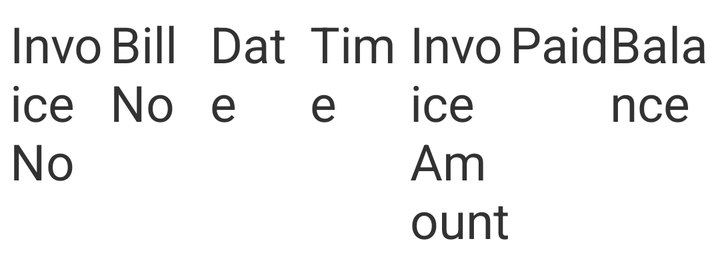
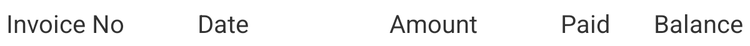

An Android layout and its configuration variant, each rendered on a device that would load it. The default file and the variant file are quoted in full after the pictures.
<!-- AndroidManifest.xml: application theme android:Theme.Light -->
<!-- res/layout/pending_details_item.xml -->
<?xml version="1.0" encoding="utf-8"?>
<LinearLayout xmlns:android="http://schemas.android.com/apk/res/android"
              android:orientation="vertical"
              android:layout_width="match_parent"
              android:layout_height="wrap_content">
    <LinearLayout
            android:orientation="horizontal"
            android:layout_width="match_parent"
            android:layout_weight="1"
            android:weightSum="7" android:padding="5dp"
            android:layout_height="0dp">
        <TextView
                android:layout_width="0dp"
                android:layout_weight="1"
                android:layout_height="wrap_content"
                android:text="Invoice No"
                android:textSize="25dp"/>
        <TextView
                android:layout_width="0dp"
                android:layout_weight="1"
                android:layout_height="wrap_content"
                android:text="Bill No"
                android:textSize="25dp"/>
        <TextView
                android:layout_width="0dp"
                android:layout_weight="1"
                android:layout_height="wrap_content"
                android:text="Date"
                android:textSize="25dp"/>
        <TextView
                android:layout_width="0dp"
                android:layout_weight="1"
                android:layout_height="wrap_content"
                android:text="Time"
                android:textSize="25dp"/>
        <TextView
                android:layout_width="0dp"
                android:layout_weight="1"
                android:layout_height="wrap_content"
                android:text="Invoice Amount"
                android:textSize="25dp"/>
        <TextView
                android:layout_width="0dp"
                android:layout_weight="1"
                android:layout_height="wrap_content"
                android:text="Paid"
                android:textSize="25dp"/>
        <TextView
                android:layout_width="0dp"
                android:layout_weight="1"
                android:layout_height="wrap_content"
                android:text="Balance"
                android:textSize="25dp"/>
    </LinearLayout>
</LinearLayout>
<!-- resources referenced by this layout -->
<resources>

</resources>
<!-- res/layout-large/pending_details_item.xml (the repository's variant of the layout above) -->
<!-- drawn on a 7-inch tablet held upright -->
<?xml version="1.0" encoding="utf-8"?>
<LinearLayout xmlns:android="http://schemas.android.com/apk/res/android"
              android:orientation="vertical"
              android:layout_width="match_parent"
              android:layout_height="wrap_content">
    <LinearLayout
            android:orientation="horizontal"
            android:layout_width="match_parent"
            android:layout_weight="1"
            android:weightSum="5" android:padding="5dp"
            android:layout_height="0dp">
        <TextView
                android:layout_width="0dp"
                android:layout_weight="1.3"
                android:layout_height="wrap_content"
                android:text="Invoice No"
                android:textSize="20dp"
                android:id="@+id/txtInvoiceNo"/>
        <TextView
                android:layout_width="0dp"
                android:layout_weight="1"
                android:layout_height="wrap_content"
                android:text="Date"
                android:id="@+id/txtDate"
                android:textSize="20dp"/>
        <TextView
                android:layout_width="0dp"
                android:layout_weight="0.9"
                android:layout_height="wrap_content"
                android:gravity="right"
                android:text="Amount"
                android:id="@+id/txtAmount"
                android:textSize="20dp"/>
        <TextView
                android:layout_width="0dp"
                android:layout_weight="0.9"
                android:layout_height="wrap_content"
                android:text="Paid"
                android:id="@+id/txtPaid"
                android:gravity="right"
                android:textSize="20dp"/>
        <TextView
                android:layout_width="0dp"
                android:layout_weight="0.9"
                android:layout_height="wrap_content"
                android:text="Balance"
                android:id="@+id/txtBalance"
                android:gravity="right"
                android:textSize="20dp"/>
    </LinearLayout>
</LinearLayout>
